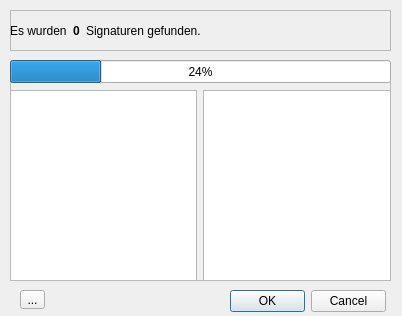
<?xml version="1.0" encoding="UTF-8"?>
<ui version="4.0">
 <class>Form</class>
 <widget class="QWidget" name="Form">
  <property name="geometry">
   <rect>
    <x>0</x>
    <y>0</y>
    <width>402</width>
    <height>316</height>
   </rect>
  </property>
  <property name="windowTitle">
   <string>Form</string>
  </property>
  <widget class="QFrame" name="frame">
   <property name="geometry">
    <rect>
     <x>10</x>
     <y>10</y>
     <width>381</width>
     <height>41</height>
    </rect>
   </property>
   <property name="frameShape">
    <enum>QFrame::StyledPanel</enum>
   </property>
   <property name="frameShadow">
    <enum>QFrame::Raised</enum>
   </property>
   <widget class="QWidget" name="horizontalLayoutWidget">
    <property name="geometry">
     <rect>
      <x>0</x>
      <y>0</y>
      <width>381</width>
      <height>41</height>
     </rect>
    </property>
    <layout class="QHBoxLayout" name="horizontalLayout">
     <item>
      <widget class="QLabel" name="label">
       <property name="text">
        <string>Es wurden</string>
       </property>
      </widget>
     </item>
     <item>
      <widget class="QLabel" name="count">
       <property name="font">
        <font>
         <weight>75</weight>
         <bold>true</bold>
        </font>
       </property>
       <property name="text">
        <string>0</string>
       </property>
       <property name="textFormat">
        <enum>Qt::PlainText</enum>
       </property>
      </widget>
     </item>
     <item>
      <widget class="QLabel" name="label_2">
       <property name="text">
        <string>Signaturen gefunden.</string>
       </property>
      </widget>
     </item>
     <item>
      <spacer name="horizontalSpacer">
       <property name="orientation">
        <enum>Qt::Horizontal</enum>
       </property>
       <property name="sizeHint" stdset="0">
        <size>
         <width>40</width>
         <height>20</height>
        </size>
       </property>
      </spacer>
     </item>
    </layout>
   </widget>
  </widget>
  <widget class="QFrame" name="frame_2">
   <property name="geometry">
    <rect>
     <x>10</x>
     <y>80</y>
     <width>381</width>
     <height>201</height>
    </rect>
   </property>
   <property name="frameShape">
    <enum>QFrame::StyledPanel</enum>
   </property>
   <property name="frameShadow">
    <enum>QFrame::Raised</enum>
   </property>
   <widget class="QWidget" name="horizontalLayoutWidget_2">
    <property name="geometry">
     <rect>
      <x>0</x>
      <y>10</y>
      <width>381</width>
      <height>191</height>
     </rect>
    </property>
    <layout class="QHBoxLayout" name="horizontalLayout_2">
     <item>
      <widget class="QListWidget" name="listWidget"/>
     </item>
     <item>
      <widget class="QListWidget" name="listWidget_done"/>
     </item>
    </layout>
   </widget>
  </widget>
  <widget class="QProgressBar" name="progressBar">
   <property name="geometry">
    <rect>
     <x>10</x>
     <y>60</y>
     <width>381</width>
     <height>23</height>
    </rect>
   </property>
   <property name="value">
    <number>24</number>
   </property>
  </widget>
  <widget class="QDialogButtonBox" name="buttonBox">
   <property name="geometry">
    <rect>
     <x>230</x>
     <y>290</y>
     <width>156</width>
     <height>23</height>
    </rect>
   </property>
   <property name="standardButtons">
    <set>QDialogButtonBox::Cancel|QDialogButtonBox::Ok</set>
   </property>
  </widget>
  <widget class="QToolButton" name="toolButton">
   <property name="geometry">
    <rect>
     <x>20</x>
     <y>290</y>
     <width>25</width>
     <height>19</height>
    </rect>
   </property>
   <property name="text">
    <string>...</string>
   </property>
  </widget>
 </widget>
 <resources/>
 <connections/>
</ui>
